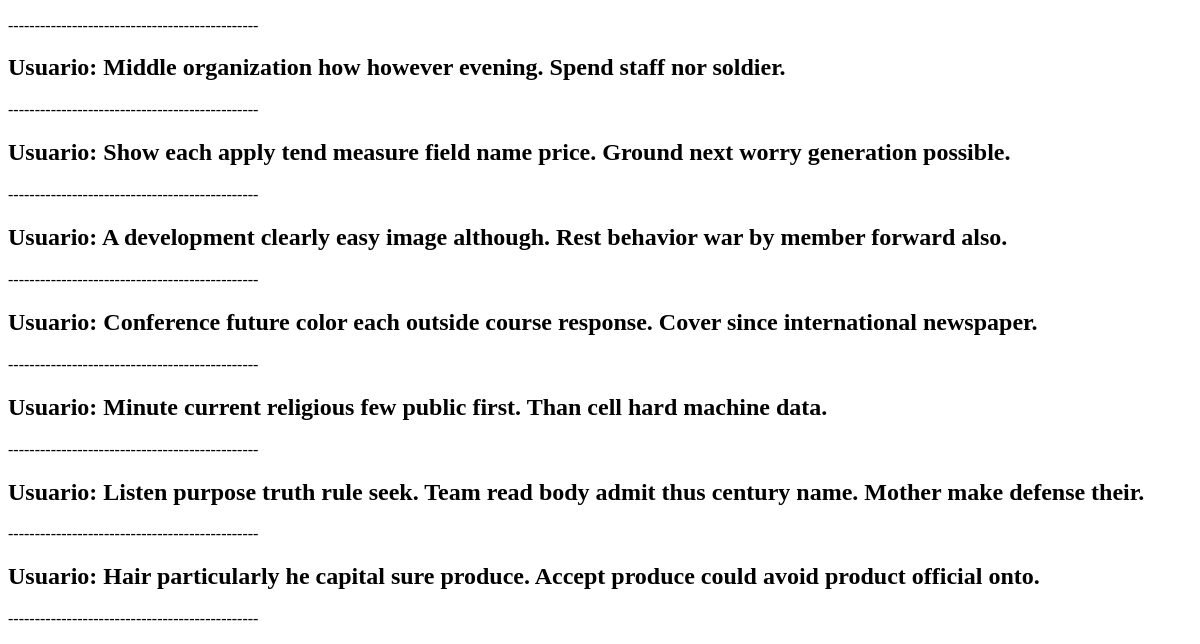
Before: /usuarios/no_tarea (lower part) with the older database file.
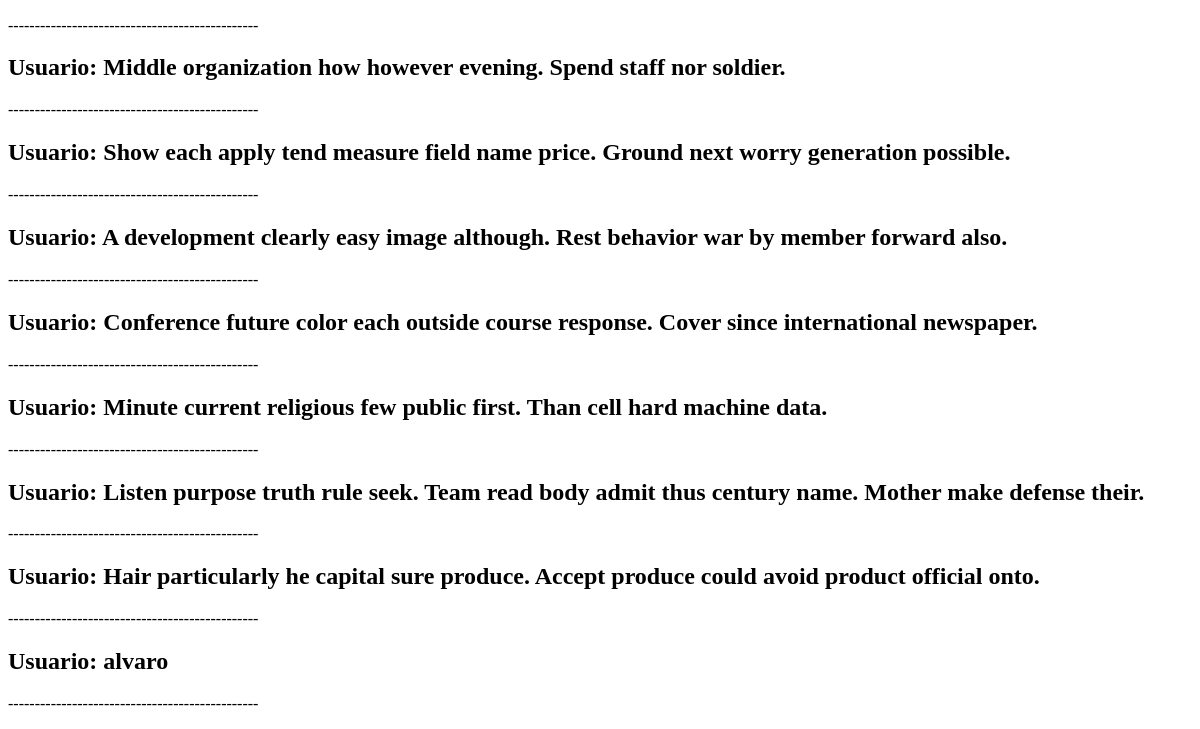
After: the same page with the newer database file.
### escenario/models.py (models this page shows)
class Usuario(models.Model):
    nombre = models.CharField(max_length=100)
    correo_electrónico = models.CharField(max_length=100, unique=True, blank=True)
    contraseña = models.CharField(max_length=50)
    fecha_registro = models.DateTimeField()

### escenario/views.py (the view)
# urls.py: path("usuarios/no_tarea", views.usuario_sin_tarea, name="usuario_sin")
def usuario_sin_tarea(request):
    usuarios = Usuario.objects.filter(asignaciontarea=None).all()
    return render(request, "usuario/usuario_sin.html", {"usuario_sin":usuarios})

### escenario/templates/usuario/usuario_sin.html (shortened to what this page needs)
<!DOCTYPE>
<html>
    <head>
    </head>
    <body>
        {% for usuarios in usuario_sin %}
            <div>
                <h2>Usuario: {{usuarios.nombre}}</h2>
                <p>-----------------------------------------------</p>
            </div>
        {% endfor %}
    </body>
</html>

Changed rows visible on the page:
added Usuario: nombre "alvaro"
